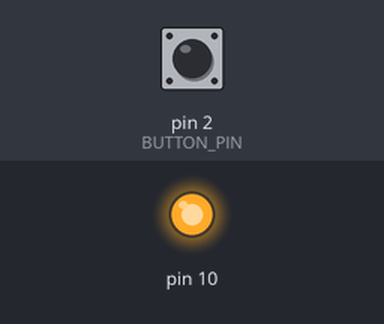
The sketch below on a simulated Arduino Uno, built with avr-gcc and run on an emulated ATmega328P. Parts: output pins drawn as LEDs (lit = HIGH). The inputs (shaded band) are chosen by the test bench; at power-on: pin 2 (BUTTON_PIN) HIGH.

Above: at 1.2 s.
1.3 s: pin 2 (BUTTON_PIN) pulsed LOW 5 times (0.12 s each, 0.3 s apart)
Timing chart, 0 to 17.8 s (numbered marks = the images above; inputs shaded):
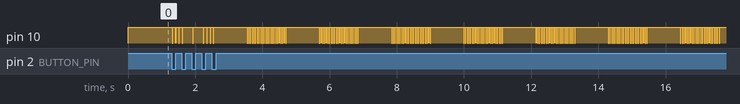

The sketch:

ArduinoX2PAV.ino
```cpp
#include <arduino.h>
#include <avr/sleep.h>

#include "buffer_controller.h"
#include "unicorn_hat_hd.h"
#include "data/sample1.h"
#include "data/sample2.h"
#include "data/sample3.h"

#define BUTTON_PIN  2

#define WAIT_TIME_MAX   100         // 100 milli seconds
#define ACTIVE_TIME     (1000 * 30) // 30 seconds

#define SEQUENCE_DATA(x)    { x##BitmapData, x##BitmapTable, x##Palette, x##Scenario }

#define isTimePassed(time)  (!(millis() - (time) & bit(31)))

static void setTargetTime(void);
static void wakeUpNow(void);
static void sleep(void);

PROGMEM static const SEQUENCE_T sequences[] = {
    SEQUENCE_DATA(sample1),
    SEQUENCE_DATA(sample2),
    SEQUENCE_DATA(sample3),
    NULL
};

static BufferController controller(sequences);
static unsigned long    sceneTargetTime;
static unsigned long    activeTargetTime;
static bool             lastButtonState;

/*----------------------------------------------------------------------------*/

void setup()
{
    UnicornHatHD::init();
    pinMode(BUTTON_PIN, INPUT_PULLUP);

    setTargetTime();
    lastButtonState = digitalRead(BUTTON_PIN);
}

void loop()
{
    int buttonState = digitalRead(BUTTON_PIN);
    if (!buttonState && buttonState != lastButtonState) {
        controller.nextSequence();
        setTargetTime();
    }
    lastButtonState = buttonState;

    if (isTimePassed(sceneTargetTime)) {
        sceneTargetTime += controller.forwardSequence();
        UnicornHatHD::transferFrameBuffer(controller.getBuffer(), controller.getBrightness());
    }

    if (!isTimePassed(sceneTargetTime)) {
        unsigned long wait = sceneTargetTime - millis();
        delay(min(wait, WAIT_TIME_MAX));
    }

    if (controller.isLooped() && buttonState && isTimePassed(activeTargetTime)) {
        sleep();
    }
}

static void setTargetTime(void)
{
    sceneTargetTime = millis();
    activeTargetTime = millis() + ACTIVE_TIME;
}

static void wakeUpNow(void)
{
    sleep_disable();
    detachInterrupt(0);
}

static void sleep(void)
{
    UnicornHatHD::screenOff();
    UnicornHatHD::finish();
    sleep_enable();
    attachInterrupt(0, wakeUpNow, LOW);
    set_sleep_mode(SLEEP_MODE_PWR_DOWN);
    cli();
    sleep_bod_disable();
    sei();
    sleep_cpu();
    /* wake up here */
    sleep_disable();
    UnicornHatHD::init();
    setTargetTime();
    lastButtonState = false;
}
```

buffer_controller.cpp
```cpp
#include <arduino.h>

#include "buffer_controller.h"

#define CMD_MASK        0xc000
#define CMD_BRIGHTNESS  0xff00
#define CMD_BGCOLOR     0xfff0
#define CMD_TERMINATE   0xffff

#define INFO_BMP_SHIFT  10
#define INFO_PAL_MASK   0x3ff

#define BRIGHTNESS_DEFAULT  ((BRIGHTNESS_MAX) / 2)

#define ATTR_X_NEG  0x0010
#define ATTR_Y_NEG  0x0200
#define ATTR_ROT90  0x0400
#define ATTR_FLIPH  0x0800
#define ATTR_FLIPV  0x1000
#define ATTR_CLEAR  0x2000

BufferController::BufferController(const SEQUENCE_T *pSequence):
    pFirstSequence(pSequence),
    sequenceIndex(0)
{
    setCurrentSequence(0);
}

void BufferController::nextSequence(void)
{
    setCurrentSequence(++sequenceIndex);
    if (!currentSequence.pBitmapData) {
        sequenceIndex = 0;
        setCurrentSequence(0);
    }
}

uint16_t BufferController::forwardSequence(void)
{
    while (true) {
        uint16_t cmd = pgm_read_word(pCurrentScene++);
        switch (cmd & CMD_MASK) {
        case 0x0000:
            return cmd; // display duration
        case 0x4000:
        {
            uint16_t info = pgm_read_word(pCurrentScene++);
            const uint8_t  *pBitmap = currentSequence.pBitmapData +
                    pgm_read_word(currentSequence.pBitmapTable + (info >> INFO_BMP_SHIFT));
            const uint16_t *pPalette = currentSequence.pPalette + (info & INFO_PAL_MASK);
            drawBitmap(cmd, pBitmap, pPalette);
            break;
        }
        case 0x8000:
        case 0xc000:
        default:
            handleCommand(cmd);
            break;
        }
    }
}

uint16_t *BufferController::getBuffer(void)
{
    return frameBuffer;
}

uint8_t BufferController::getBrightness(void)
{
    return brightness;
}

bool BufferController::isLooped(void)
{
    return looped;
}

/*---------------------------------------------------------------------------*/

void BufferController::setCurrentSequence(uint8_t index)
{
    memcpy_P(&currentSequence, pFirstSequence + index, sizeof(SEQUENCE_T));
    brightness = BRIGHTNESS_DEFAULT;
    pCurrentScene = currentSequence.pScenario;
    looped = false;
}

void BufferController::drawBitmap(uint16_t attr, const uint8_t *bitmap, const uint16_t *palette)
{
    uint8_t tmp = pgm_read_byte(bitmap++);
    uint8_t bitPerColor = (tmp & 0x7) + 1;
    bool isTrans = tmp & 0x8;

    tmp = pgm_read_byte(bitmap++);
    uint8_t width =  (tmp      & 0xf) + 1;
    uint8_t height = (tmp >> 4 & 0xf) + 1;

    if (attr & ATTR_CLEAR) {
        clearFrameBuffer(bgcolor);
    }

    int8_t x = (attr      & 0xf) - ((attr & ATTR_X_NEG) ? 16 : 0);
    int8_t y = (attr >> 5 & 0xf) - ((attr & ATTR_Y_NEG) ? 16 : 0);
    if (x + width < 0 || x >= LED_WIDTH || y + height < 0 || y >= LED_HEIGHT) {
        return;
    }

    uint16_t bitData = 0;
    uint8_t bitShift = 0;
    uint8_t bitMask = (1 << bitPerColor) - 1;
    for (uint8_t i = 0; i < height; i++) {
        for (uint8_t j = 0; j < width; j++) {
            if (bitShift < bitPerColor) {
                bitData = bitData << 8 | pgm_read_byte(bitmap++);
                bitShift += 8;
            }
            bitShift -= bitPerColor;
            uint8_t colorIndex = bitData >> bitShift & bitMask;
            if (isTrans && colorIndex == bitMask) {
                continue; // transparent
            }
            int8_t cx = (attr & ATTR_FLIPH) ? width - j - 1 : j;
            int8_t cy = (attr & ATTR_FLIPV) ? height - i - 1 : i;
            if (attr & ATTR_ROT90) {
                int8_t tmp = cx;
                cx = height - cy - 1;
                cy = tmp;
            }
            uint16_t color = (uint16_t) pgm_read_word(palette + colorIndex);
            setPixel(x + cx, y + cy, color);
        }
    }
}

void BufferController::setPixel(int8_t x, int8_t y, uint16_t color)
{
    if (x >= 0 && x < LED_WIDTH && y >= 0 && y < LED_HEIGHT) {
        frameBuffer[y * LED_WIDTH + x] = color;
    }
}

void BufferController::handleCommand(uint16_t cmd)
{
    switch (cmd) {
    case CMD_BGCOLOR:
        setBgcolor(pgm_read_word(pCurrentScene++));
        break;
    case CMD_TERMINATE:
        pCurrentScene = currentSequence.pScenario;
        looped = true;
        break;
    default:
        if (cmd >= CMD_BRIGHTNESS && cmd <= CMD_BRIGHTNESS + BRIGHTNESS_MAX) {
            setBrightness(cmd - CMD_BRIGHTNESS);
        }
        break;
    }
}

void BufferController::clearFrameBuffer(uint16_t color)
{
    for (uint16_t *p = frameBuffer; p < frameBuffer + LED_WIDTH * LED_HEIGHT; *p++ = color) {
        ;
    }
}

void BufferController::setBgcolor(uint16_t color)
{
    bgcolor = color;
}

void BufferController::setBrightness(uint8_t value)
{
    brightness = min(value, BRIGHTNESS_MAX);
}
```

buffer_controller.h
```cpp
#pragma once

#include "unicorn_hat_hd.h"

#define DATA_FORMAT_VERSION 1

typedef struct {
    const uint8_t   *pBitmapData;
    const uint16_t  *pBitmapTable;
    const uint16_t  *pPalette;
    const uint16_t  *pScenario;
} SEQUENCE_T;

class BufferController
{
public:
    BufferController(const SEQUENCE_T *pSequence);
    void        nextSequence(void);
    uint16_t    forwardSequence(void);
    uint16_t    *getBuffer(void);
    uint8_t     getBrightness(void);
    bool        isLooped(void);

private:
    void        setCurrentSequence(uint8_t index);
    void        drawBitmap(uint16_t attr, const uint8_t *bitmap, const uint16_t *palette);
    void        setPixel(int8_t x, int8_t y, uint16_t color);
    void        handleCommand(uint16_t cmd);
    void        clearFrameBuffer(uint16_t color);
    void        setBgcolor(uint16_t color);
    void        setBrightness(uint8_t b);

    const SEQUENCE_T *const pFirstSequence;
    SEQUENCE_T  currentSequence;
    uint8_t     sequenceIndex;
    const uint16_t *pCurrentScene;
    uint16_t    frameBuffer[LED_WIDTH * LED_HEIGHT];
    uint16_t    bgcolor = 0x0000; // BLACK
    uint8_t     brightness;
    bool        looped;
};
```

unicorn_hat_hd.cpp
```cpp
#include "unicorn_hat_hd.h"

#define _SOF 0x72

const SPISettings UnicornHatHD::mySPISettings(9000000, MSBFIRST, SPI_MODE0);

void UnicornHatHD::init(void)
{
    SPI.begin();
}

void UnicornHatHD::transferFrameBuffer(uint16_t *frameBuffer, uint8_t brightness)
{
    SPI.beginTransaction(UnicornHatHD::mySPISettings);
    digitalWrite(SS, LOW);
    SPI.transfer(_SOF);
    for (uint16_t *p = frameBuffer; p < frameBuffer + LED_WIDTH * LED_HEIGHT; p++) {
        SPI.transfer((*p >> 8 & 0xF8 | *p >> 13 & 0x07) * brightness / BRIGHTNESS_MAX); // Red
        SPI.transfer((*p >> 3 & 0xFC | *p >> 10 & 0x03) * brightness / BRIGHTNESS_MAX); // Green
        SPI.transfer((*p << 3 & 0xF8 | *p >> 2  & 0x07) * brightness / BRIGHTNESS_MAX); // Blue
    }
    digitalWrite(SS, HIGH);
    SPI.endTransaction();
}

void UnicornHatHD::screenOff(void)
{
    SPI.beginTransaction(mySPISettings);
    digitalWrite(SS, LOW);
    SPI.transfer(_SOF);
    for (int i = 0; i < LED_WIDTH * LED_HEIGHT * 3; i++) {
        SPI.transfer(0);
    }
    digitalWrite(SS, HIGH);
    SPI.endTransaction();
}

void UnicornHatHD::finish(void)
{
    SPI.end();
}
```

unicorn_hat_hd.h
```cpp
#pragma once

#include <SPI.h>

#define LED_WIDTH       16
#define LED_HEIGHT      16
#define BRIGHTNESS_MAX  100

class UnicornHatHD
{
private:
    static const SPISettings mySPISettings;

public:
    static void init(void);
    static void transferFrameBuffer(uint16_t *framebuffer, uint8_t brightness);
    static void screenOff(void);
    static void finish(void);
};
```

Source omitted: sample1.h (data table, 2390 bytes), sample2.h (data table, 2110 bytes), sample3.h (data table, 6022 bytes)
